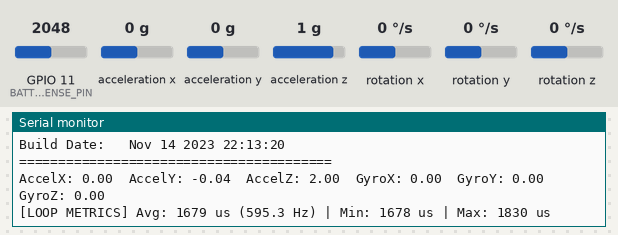
A program run on a simulated ESP32-S3. Shown: the last lines printed to the serial monitor. Wiring (inferred from the names in the program): MPU-6050 motion sensor at I2C address 0x68. The inputs (shaded band) are chosen by the test bench; at power-on: acceleration y 0 g, rotation x 0 °/s, GPIO 11 (BATTERY_SENSE_PIN) = 2048, acceleration z 1 g, acceleration x 0 g, rotation y 0 °/s, rotation z 0 °/s (analog values on the 0–4095 scale). Random numbers use the default seed unless the program sets one.

Above: at 2.4 s.
2.5 s: acceleration y set to -1.4 g
At 3.8 s:
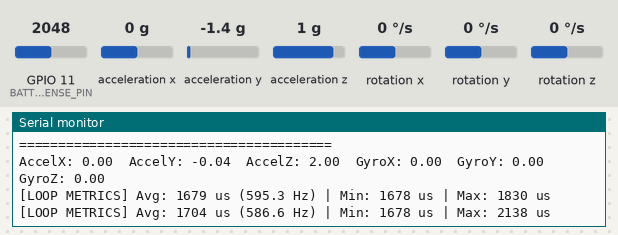
4.0 s: rotation x set to 100 °/s
At 5.0 s:
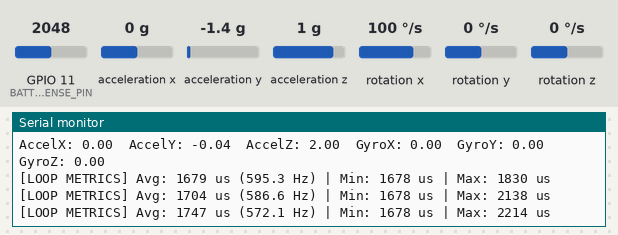
5.5 s: GPIO 11 (BATTERY_SENSE_PIN) set to 2866
At 6.8 s:
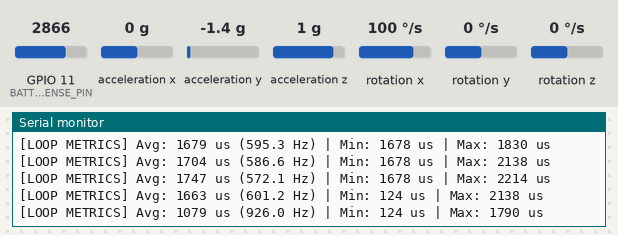
7.0 s: acceleration z set to -1.4 g
At 8.1 s:
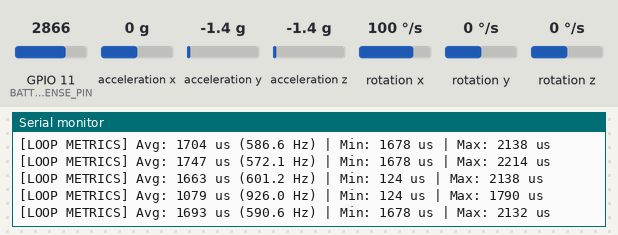
Timing chart, 0 to 9.5 s (numbered marks = the images above; inputs shaded):
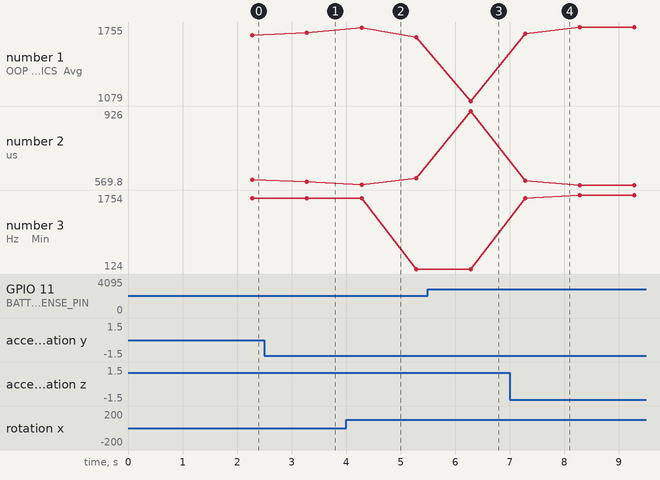

The program:

main.cpp
```cpp
#include <Wire.h>

#include "buzzer.h"
#include "complementaryFilter.h"
#include "config.h"
#include "mpu6050.h"
#include "pid.h"
#include "utils.h"

ComplementaryFilter angleFilter;
Mpu6050 IMU(MPU6050_ADDRESS);
Pid anglePID(ANGLE_P, ANGLE_I, ANGLE_D, ANGLE_I_LIMIT);
Pid speedPID(SPEED_P, SPEED_I, SPEED_D, SPEED_I_LIMIT);
Buzzer buzzer(BUZZER_PIN);

void batteryCheck();
void avoid();
void follow();
void balance();
void setMotorSpeed_Sps(int16_t speedSps, int8_t motorID);

RobotState currentState = RobotState::DISARMED;

uint32_t lastLoopTime = 0; // [us]
float deltaTime = 0.0f;	   // [s]

// Explicit Steps/Sec Motion Variables
float estimatedMotorSpeedSps = 0.0f;
float targetSpeedSps = 0.0f;
float turningSpeedSps = 0.0f;
float actualTargetSpeedSps = 0.0f;
float actualTurningSpeedSps = 0.0f;

volatile int8_t directionMotorR = 0;
volatile int8_t directionMotorL = 0;

void setup() {
	timerSetup();

	Serial.begin(500000);
	while(!Serial && millis() < 3000);
	printBuildInfo();

	// analogReference(INTERNAL) removed: ESP32 uses 3.3V reference by default
	analogReadResolution(12); // Set ESP32 ADC resolution explicitly to match our math in config.h and utils.h
	randomSeed(analogRead(BATTERY_SENSE_PIN) ^ micros());
	batteryCheck();

	pinMode(SWITCH_1_PIN, INPUT_PULLUP);
	pinMode(SWITCH_2_PIN, INPUT_PULLUP);
	pinMode(STEPPER_R_STEP_PIN, OUTPUT);
	pinMode(STEPPER_R_DIR_PIN, OUTPUT);
	pinMode(STEPPER_L_STEP_PIN, OUTPUT);
	pinMode(STEPPER_L_DIR_PIN, OUTPUT);
	pinMode(STEPPER_ENABLE_PIN, OUTPUT);
	pinMode(STEPPER_SLEEP_PIN, OUTPUT);

	digitalWrite(STEPPER_ENABLE_PIN, HIGH); // !ENABLE = 1 --> DISABLED
	digitalWrite(STEPPER_SLEEP_PIN, LOW);	// !SLEEP = 0 --> SLEEPING

	// Initialize I2C. Note: On custom ESP32 boards, you may need to map SDA/SCL pins here:
	Wire.begin(); // Wire.begin(SDA_PIN, SCL_PIN);
	Wire.setClock(400000);

	IMU.begin();
	IMU.calibrateGyro();
	IMU.updateIMUdata();
	float initialAccAngle = atan2f(IMU.getAccelY(), IMU.getAccelZ()) * RAD_TO_DEG;
	angleFilter.setInitialAngle_DEG(initialAccAngle);
	IMU.serialPrintDebug();

	Serial.flush();
	lastLoopTime = micros();
}

void loop() {
	uint32_t currentLoopTime = micros();
	deltaTime = (float)(currentLoopTime - lastLoopTime) * 0.000001f; // [ms] --> [s]
	lastLoopTime = currentLoopTime;
	printLoopCycleTime();

	buzzer.update();
	batteryCheck();

	if(currentState != RobotState::LOW_BATTERY) {
		if(currentState != RobotState::DISARMED) {
			bool sw1 = digitalRead(SWITCH_1_PIN);
			bool sw2 = digitalRead(SWITCH_2_PIN);
			if(sw1 && sw2) {
				currentState = RobotState::IDLE;
				targetSpeedSps = 0.0f;
				turningSpeedSps = 0.0f;
			} else if(!sw1 && sw2) {
				currentState = RobotState::AVOID;
				avoid();
			} else if(sw1 && !sw2) {
				currentState = RobotState::FOLLOW;
				follow();
			} else {
				currentState = RobotState::CUSTOM_MODE; // Do whatever
				targetSpeedSps = 0.0f;
				turningSpeedSps = 0.0f;
			}
		} else {
			digitalWrite(STEPPER_ENABLE_PIN, HIGH);
			digitalWrite(STEPPER_SLEEP_PIN, LOW);
		}
		balance();
	} else {
		digitalWrite(STEPPER_ENABLE_PIN, HIGH);
		digitalWrite(STEPPER_SLEEP_PIN, LOW);
	}
}

void batteryCheck() {
	static uint32_t lastBatteryCheckTime = 0;
	static uint32_t lastBatteryWarnBeepTime = 0;
	static uint8_t lowVoltageCounter = 0;

	const uint32_t now = millis();
	if(now - lastBatteryCheckTime >= 1000) {
		lastBatteryCheckTime = now;

		uint16_t rawADC = analogRead(BATTERY_SENSE_PIN);
		float voltage = (float)rawADC * VOLTAGE_MULTIPLIER;

		if(voltage < MIN_BAT_VOLTAGE) {
			lowVoltageCounter++;
			if(lowVoltageCounter >= 5) {
				currentState = RobotState::LOW_BATTERY;
			}
		} else {
			lowVoltageCounter = 0;

			if(currentState == RobotState::LOW_BATTERY && voltage > WARN_BAT_VOLTAGE) {
				currentState = RobotState::DISARMED;
			} else if(currentState != RobotState::LOW_BATTERY && voltage < WARN_BAT_VOLTAGE) {
				if(now - lastBatteryWarnBeepTime > 5000) {
					lastBatteryWarnBeepTime = now;
					buzzer.buzz(100);
				}
			}
		}
	}
}

void balance() {
	IMU.updateIMUdata();
	const float accAngle = atan2f(IMU.getAccelY(), IMU.getAccelZ()) * RAD_TO_DEG;
	const float currentLeanAngle = angleFilter.calculate(accAngle, IMU.getGyroX(), deltaTime);

	// 1. Calculate Target Angle using the current estimatedMotorSpeedSps and inner Angle PID and immediately update targetSpeedSps
	const float targetAngle = speedPID.updatePID(actualTargetSpeedSps, estimatedMotorSpeedSps, deltaTime);
	const float targetSpeedSps = -anglePID.updatePID(targetAngle, currentLeanAngle, deltaTime);
	estimatedMotorSpeedSps = targetSpeedSps;

	// 2. Safety Checks
	if((fabsf(currentLeanAngle) > MAX_ACCEPTABLE_ANGLE) || (fabsf(currentLeanAngle - targetAngle) > MAX_ACCEPTABLE_ANGLE_ERROR)) {
		currentState = RobotState::DISARMED;
		buzzer.buzz(10);
		return;
	} else if((currentState == RobotState::DISARMED) && (fabsf(currentLeanAngle) < MAX_START_ANGLE_ERROR)) {
		currentState = RobotState::IDLE;
		buzzer.buzz(10);
		anglePID.resetPID();
		speedPID.resetPID();
		digitalWrite(STEPPER_ENABLE_PIN, LOW);
		digitalWrite(STEPPER_SLEEP_PIN, HIGH);
		delay(1);
		return;
	}

	// 3. Acceleration profile updates
	actualTargetSpeedSps += constrain(targetSpeedSps - actualTargetSpeedSps, -SPEED_ACCELERATION, SPEED_ACCELERATION);
	actualTurningSpeedSps += constrain(turningSpeedSps - actualTurningSpeedSps, -TURN_ACCELERATION, TURN_ACCELERATION);

	// 4. Overspeed braking logic
	const float rawSpeedMps = SPS_To_MPS(targetSpeedSps);
	const float absSpeedMps = fabsf(rawSpeedMps);

	if(absSpeedMps > OVERSPEED_THRESHOLD) {
		const float excessSpeedMps = absSpeedMps - OVERSPEED_THRESHOLD;
		const float brakeDir = (rawSpeedMps > 0.0f) ? -1.0f : 1.0f;
		const float brakeAmountMps = brakeDir * (OVERSPEED_BRAKE_AMOUNT * excessSpeedMps);
		actualTargetSpeedSps = MPS_To_SPS(brakeAmountMps);
	}

	// 5. Output to stepper driver timers
	const int16_t leftMotorSpeedSPS = (int16_t)((targetSpeedSps + actualTurningSpeedSps) * MOTOR_SPEED_MULTIPLIER);
	const int16_t rightMotorSpeedSPS = (int16_t)((targetSpeedSps - actualTurningSpeedSps) * MOTOR_SPEED_MULTIPLIER);

	setMotorSpeed_Sps(rightMotorSpeedSPS, 1);
	setMotorSpeed_Sps(leftMotorSpeedSPS, 2);
	digitalWrite(STEPPER_ENABLE_PIN, LOW);
}

void avoid() {
	static uint32_t turnEndTime = 0;
	const uint32_t now = millis();

	if(now < turnEndTime) {
		targetSpeedSps = 0.0f;
		return;
	}

	const float leftDistM = readSensDist_M(LEFTSENSOR_PIN);
	const float rightDistM = readSensDist_M(RIGHTSENSOR_PIN);

	if(leftDistM < AVOID_TRIGGER_DIST_M || rightDistM < AVOID_TRIGGER_DIST_M) {
		targetSpeedSps = 0.0f;

		const float turnDir = (rightDistM < leftDistM) ? 1.0f : -1.0f;
		turningSpeedSps = DPS_To_SPS(turnDir * TURN_SPEED_DPS);

		turnEndTime = now + TURN_BASE_TIME + random(0, TURN_RANDOM_AMOUNT);
		return;
	}

	targetSpeedSps = MPS_To_SPS(CRUISE_SPEED_MPS);

	if(leftDistM < AVOID_ADJUST_DIST_M || rightDistM < AVOID_ADJUST_DIST_M) {
		const float distanceDiffM = rightDistM - leftDistM;
		const float turnRateDps = distanceDiffM * (TURN_SPEED_DPS * 2.0f);
		turningSpeedSps = DPS_To_SPS(turnRateDps);
	} else {
		turningSpeedSps = 0.0f;
	}
}

void follow() {
	const float leftDistM = readSensDist_M(LEFTSENSOR_PIN);
	const float rightDistM = readSensDist_M(RIGHTSENSOR_PIN);
	const float closestDistM = min(leftDistM, rightDistM);

	if(closestDistM > FOLLOW_MAX_DIST_M) {
		targetSpeedSps = 0.0f;
		turningSpeedSps = 0.0f;
		return;
	}

	const float steerDiffM = leftDistM - rightDistM;
	const float turnRateDps = steerDiffM * (TURN_SPEED_DPS * 2.5f);
	turningSpeedSps = DPS_To_SPS(turnRateDps);

	const float distanceErrorM = closestDistM - FOLLOW_TARGET_DIST_M;
	const float speedMps = constrain(distanceErrorM * 1.5f, REVERSE_SPEED_MPS, CRUISE_SPEED_MPS);
	targetSpeedSps = MPS_To_SPS(speedMps);
}

void setMotorSpeed_Sps(int16_t speedSps, int8_t motorID) {
	uint32_t timerPeriod = 65535;
	int8_t dir = 0;

	if(speedSps != 0) {
		int16_t absSpeed = abs(speedSps);
		timerPeriod = 2000000UL / absSpeed;
		if(timerPeriod > 65535) timerPeriod = 65535;
		dir = (speedSps > 0) ? 1 : -1;
	}

	// 2. HARDWARE TIMER UPDATES (Protected by Spinlocks)
	if(motorID == 1) { // Right Motor
		portENTER_CRITICAL(&timerMuxR);
		directionMotorR = dir;
		if(dir == 1) digitalWrite(STEPPER_R_DIR_PIN, LOW);
		else if(dir == -1) digitalWrite(STEPPER_R_DIR_PIN, HIGH);

		timerAlarm(timerR, timerPeriod, true, 0); // Core 3.x API for updating alarms and clearing hardware counters
		timerRestart(timerR);
		portEXIT_CRITICAL(&timerMuxR);
	} else if(motorID == 2) { // Left Motor
		portENTER_CRITICAL(&timerMuxL);
		directionMotorL = dir;
		if(dir == 1) digitalWrite(STEPPER_L_DIR_PIN, HIGH);
		else if(dir == -1) digitalWrite(STEPPER_L_DIR_PIN, LOW);

		timerAlarm(timerL, timerPeriod, true, 0);
		timerRestart(timerL);
		portEXIT_CRITICAL(&timerMuxL);
	}
}
```

buzzer.h
```cpp
#ifndef BUZZER_H
#define BUZZER_H

#include <Arduino.h>

class Buzzer {
  public:
	Buzzer(uint8_t pin);

	void begin();
	void blocking(uint16_t duration_ms);
	void buzz(uint16_t duration_ms);
	void update();
	void disable();
	void enable();
	bool isEnabled() const; // Marked const because it doesn't modify object state

  private:
	uint8_t _pin;
	uint32_t _stopTime; // Replaces _counter to use true milliseconds
	bool _isBuzzing;	// Tracks state to eliminate redundant digitalWrites
	bool _isEnabled;
};

#endif
```

complementaryFilter.h
```cpp
#ifndef COMPLEMENTARYFILTER_H
#define COMPLEMENTARYFILTER_H

class ComplementaryFilter {
  public:
	ComplementaryFilter();

	float calculate(float newAngle, float newRate, float dt);
	void resetValues();
	void setInitialAngle_DEG(float angle);

  private:
	// Self-documenting filter coefficients
	static constexpr float GYRO_WEIGHT = 0.995f;
	static constexpr float ACCEL_WEIGHT = 0.005f;

	float _angle;
};

#endif
```

mpu6050.h
```cpp
#ifndef MPU6050_H
#define MPU6050_H

#include <Arduino.h> // Serial, F(), delay()
#include <Wire.h>	 // Wire

class Mpu6050 {
  public:
	Mpu6050(uint8_t addr); // I2C addresses are 7-bit, use uint8_t

	void begin();
	void calibrateGyro();
	void calibrateAccel();
	void updateIMUdata();
	void serialPrintDebug() const; // Marked const

	// Getters marked const because they don't modify internal variables
	float getAccelX() const;
	float getAccelY() const;
	float getAccelZ() const;
	float getGyroX() const;
	float getGyroY() const;
	float getGyroZ() const;
	float getTemp() const;

  private:
	static constexpr uint16_t NUMBER_OF_CALIBRATION_ITERATIONS = 500;
	static constexpr float GYRO_SCALE_FACTOR = 1.0f / 131.0f;
	float _accScaleFactor;

	uint8_t _address;

	float _AcXcalibrationOffset, _AcYcalibrationOffset, _AcZcalibrationOffset;
	float _GyXcalibrationOffset, _GyYcalibrationOffset, _GyZcalibrationOffset;

	int16_t _AcX, _AcY, _AcZ, _Tmp, _GyX, _GyY, _GyZ;
	float _accelX, _accelY, _accelZ, _gyroX, _gyroY, _gyroZ;
};

#endif
```

pid.h
```cpp
#ifndef PID_H
#define PID_H

#include <Arduino.h>

class Pid {
  public:
	Pid(float p, float i, float d, float iLimit);

	float updatePID(float target, float current, float deltaTime);
	void resetPID();

	void setP(float p);
	void setI(float i);
	void setD(float d);
	void setIlimit(float limit);

	float getP() const;
	float getI() const;
	float getD() const;
	float getIlimit() const;

  private:
	float _kp;
	float _ki;
	float _kd;
	float _iLimit;
	float _integratedError;
	float _lastError;
};

#endif
```

utils.h
```cpp
#ifndef UTILS_H
#define UTILS_H

#include <Arduino.h>

#include "config.h"

extern volatile uint32_t stepCountR;
extern volatile uint32_t stepCountL;

// --- Hardware Timers for ESP32 ---
extern hw_timer_t *timerR;
extern hw_timer_t *timerL;
extern portMUX_TYPE timerMuxR;
extern portMUX_TYPE timerMuxL;

// --- Compile-Time Timer Calculations & Safety ---
#define STEPPER_TIMER_BASE_FREQ 2000000UL // Target 2 MHz tick rate (0.5 us per tick)
#define TIMER_INIT_OCR 65535U

// --- Stringizing Macros ---
#define STRINGIFY_INDIR(x) #x
#define STRINGIFY(x) STRINGIFY_INDIR(x)

// Inline Build Info Function
inline void printBuildInfo() {
	Serial.println(F("========================================"));
	Serial.print(F("Board Target: "));
	Serial.println(F("LilyGo T-Display-S3 AMOLED"));
	Serial.print(F("CPU Speed:    "));
	Serial.print(F(STRINGIFY(F_CPU)));
	Serial.println(F(" Hz"));
	Serial.print(F("Timer Freq:   "));
	Serial.print(F(STRINGIFY(STEPPER_TIMER_BASE_FREQ)));
	Serial.println(F(" Hz"));
	Serial.print(F("Build Date:   "));
	Serial.print(F(__DATE__));
	Serial.print(F(" "));
	Serial.println(F(__TIME__));
	Serial.println(F("========================================"));
}

// Direction variables extern mapping
extern volatile int8_t directionMotorR;
extern volatile int8_t directionMotorL;

// Declarations
void timerSetup();
void printLoopCycleTime();
float readSensDist_M(uint8_t pin);

#endif // UTILS_H
```

buzzer.cpp
```cpp
#include "buzzer.h"

// 1. Use an initializer list (faster and safer than assigning in the body)
Buzzer::Buzzer(uint8_t pin)
	: _pin(pin), _stopTime(0), _isBuzzing(false), _isEnabled(true) {}

void Buzzer::begin() {
	pinMode(_pin, OUTPUT);
	digitalWrite(_pin, LOW);
}

void Buzzer::buzz(uint16_t duration_ms) {
	if(_isEnabled) {
		_stopTime = millis() + duration_ms;

		// Only call digitalWrite if it's not already on
		if(!_isBuzzing) {
			digitalWrite(_pin, HIGH);
			_isBuzzing = true;
		}
	}
}

void Buzzer::blocking(uint16_t duration_ms) {
	if(_isEnabled) {
		digitalWrite(_pin, HIGH);
		delay(duration_ms);
		digitalWrite(_pin, LOW);
		_isBuzzing = false; // Reset state
	}
}

void Buzzer::disable() {
	_isEnabled = false;
	digitalWrite(_pin, LOW); // Force off immediately just in case it was buzzing
	_isBuzzing = false;
}

void Buzzer::enable() {
	_isEnabled = true;
}

bool Buzzer::isEnabled() const {
	return _isEnabled;
}

void Buzzer::update() {
	// 2. Only execute if currently buzzing AND time has expired
	if(_isBuzzing && millis() >= _stopTime) {
		digitalWrite(_pin, LOW);
		_isBuzzing = false; // Prevents digitalWrite from being called again until next buzz
	}
}
```

complementaryFilter.cpp
```cpp
#include "complementaryFilter.h"

// Use initializer list for clean memory allocation
ComplementaryFilter::ComplementaryFilter()
	: _angle(0.0f) {}

float ComplementaryFilter::calculate(float newAngle, float newRate, float dt) {
	// Execute filter math using the named compile-time constants
	_angle = GYRO_WEIGHT * (_angle + newRate * dt) + ACCEL_WEIGHT * newAngle;
	return _angle;
}

void ComplementaryFilter::resetValues() {
	_angle = 0.0f;
}

void ComplementaryFilter::setInitialAngle_DEG(float angle) {
	_angle = angle;
}
```

mpu6050.cpp
```cpp
#include "mpu6050.h"

// Hardware and default offsets initialized in the initializer list
Mpu6050::Mpu6050(uint8_t addr)
  : _accScaleFactor(1.0f / 8192.0f),
    _address(addr),
    _AcXcalibrationOffset(0.0f),
    _AcYcalibrationOffset(-300.0f),
    _AcZcalibrationOffset(0.0f),
    _GyXcalibrationOffset(0.0f),
    _GyYcalibrationOffset(0.0f),
    _GyZcalibrationOffset(0.0f),
    _AcX(0), _AcY(0), _AcZ(0), _Tmp(0), _GyX(0), _GyY(0), _GyZ(0),
    _accelX(0.0f), _accelY(0.0f), _accelZ(0.0f),
    _gyroX(0.0f), _gyroY(0.0f), _gyroZ(0.0f) {}

void Mpu6050::begin() {
  Wire.beginTransmission(_address);
  Wire.write(0x6B);  // PWR_MGMT_1 register
  Wire.write(0x00);  // Wake up MPU-6050
  Wire.endTransmission(true);
}

void Mpu6050::calibrateGyro() {
  int32_t gyXSum = 0, gyYSum = 0, gyZSum = 0;

  for (uint16_t i = 0; i < NUMBER_OF_CALIBRATION_ITERATIONS; i++) {
    updateIMUdata();
    gyXSum += _GyX;
    gyYSum += _GyY;
    gyZSum += _GyZ;
    delay(1);
  }

  _GyXcalibrationOffset = -(float)gyXSum * (1.0f / NUMBER_OF_CALIBRATION_ITERATIONS);
  _GyYcalibrationOffset = -(float)gyYSum * (1.0f / NUMBER_OF_CALIBRATION_ITERATIONS);
  _GyZcalibrationOffset = -(float)gyZSum * (1.0f / NUMBER_OF_CALIBRATION_ITERATIONS);
}

void Mpu6050::calibrateAccel() {
  int32_t xSum = 0, ySum = 0, zSum = 0;  // Fixed from float to exact 32-bit int

  for (uint16_t i = 0; i < NUMBER_OF_CALIBRATION_ITERATIONS; i++) {
    updateIMUdata();
    xSum += _AcX;
    ySum += _AcY;
    zSum += _AcZ;
    delay(1);
  }

  _AcXcalibrationOffset = -(float)xSum * (1.0f / NUMBER_OF_CALIBRATION_ITERATIONS);
  _AcYcalibrationOffset = -(float)ySum * (1.0f / NUMBER_OF_CALIBRATION_ITERATIONS);
  _accScaleFactor = 1.0f / ((float)zSum / NUMBER_OF_CALIBRATION_ITERATIONS);
}

void Mpu6050::updateIMUdata() {
  Wire.beginTransmission(_address);
  Wire.write(0x3B);  // Start register 0x3B (ACCEL_XOUT_H)
  Wire.endTransmission(false);

  // Wire.requestFrom actually returns a uint8_t byte count
  uint8_t numberOfBytes = Wire.requestFrom(_address, (uint8_t)14, (uint8_t) true);

  if (numberOfBytes == 14) {
    // FIX: Read into a buffer sequentially to prevent Undefined Behavior byte-swapping
    uint8_t buf[14];
    for (uint8_t i = 0; i < 14; i++) {
      buf[i] = Wire.read();
    }

    _AcX = (buf[0] << 8) | buf[1];
    _AcY = (buf[2] << 8) | buf[3];
    _AcZ = (buf[4] << 8) | buf[5];
    _Tmp = (buf[6] << 8) | buf[7];
    _GyX = (buf[8] << 8) | buf[9];
    _GyY = (buf[10] << 8) | buf[11];
    _GyZ = (buf[12] << 8) | buf[13];

    _accelX = (_AcX + _AcXcalibrationOffset) * _accScaleFactor;
    _accelY = (_AcY + _AcYcalibrationOffset) * _accScaleFactor;
    _accelZ = (_AcZ + _AcZcalibrationOffset) * _accScaleFactor;

    _gyroX = (_GyX + _GyXcalibrationOffset) * GYRO_SCALE_FACTOR;
    _gyroY = (_GyY + _GyYcalibrationOffset) * GYRO_SCALE_FACTOR;
    _gyroZ = (_GyZ + _GyZcalibrationOffset) * GYRO_SCALE_FACTOR;
  }
}

void Mpu6050::serialPrintDebug() const {
  // Use F() macro to keep these string literals out of SRAM
  Serial.print(F("AccelX: "));
  Serial.print(getAccelX());
  Serial.print(F("  AccelY: "));
  Serial.print(getAccelY());
  Serial.print(F("  AccelZ: "));
  Serial.print(getAccelZ());
  Serial.print(F("  GyroX: "));
  Serial.print(getGyroX());
  Serial.print(F("  GyroY: "));
  Serial.print(getGyroY());
  Serial.print(F("  GyroZ: "));
  Serial.println(getGyroZ());
}

float Mpu6050::getAccelX() const {
  return _accelX;
}
float Mpu6050::getAccelY() const {
  return _accelY;
}
float Mpu6050::getAccelZ() const {
  return _accelZ;
}
float Mpu6050::getGyroX() const {
  return _gyroX;
}
float Mpu6050::getGyroY() const {
  return _gyroY;
}
float Mpu6050::getGyroZ() const {
  return _gyroZ;
}
float Mpu6050::getTemp() const {
  return (_Tmp * (1.0f / 340.00f)) + 36.53f; // instead of return (_Tmp / 340.00f) + 36.53f; Wrapping (1.0f / 340.00f) in parentheses forces the compiler to resolve it to ~0.00294f during compilation, changing the runtime operation to a much faster multiplication.
}
```

Source omitted: pid.cpp (1061 bytes), utils.cpp (2916 bytes), config.h (3631 bytes)

Measured:
- after the input at 2.5 s, the serial monitor: prints a new line after 0.78 s (image 1)
- after the input at 4.0 s, the serial monitor: prints a new line after 0.28 s (image 2)
- after the input at 5.5 s, the serial monitor: prints a new line after 0.78 s (image 3)
- after the input at 7.0 s, the serial monitor: prints a new line after 0.28 s (image 4)
- plotted number 1: 1679 → 1704 after the input at 2.5 s, 1704 → 1663 after the input at 4.0 s, 1079 → 1755 after the input at 7.0 s
- plotted number 2: 595.3 → 586.6 after the input at 2.5 s, 586.6 → 601.2 after the input at 4.0 s, 601.2 → 926 after the input at 5.5 s, 926 → 569.8 after the input at 7.0 s
- plotted number 3: 1678 → 124 after the input at 4.0 s, 124 → 1754 after the input at 7.0 s
